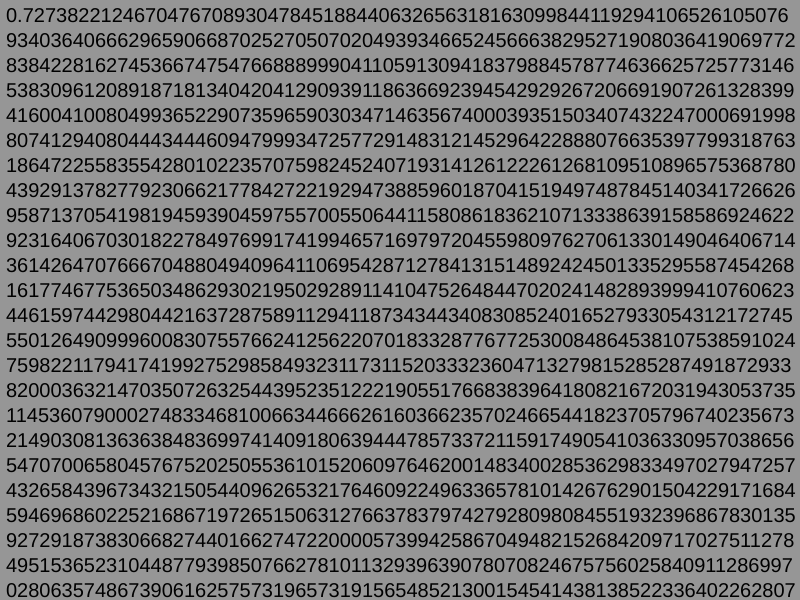
Frame 1 (no input)
Frame 60 (no input): identical to frame 1, image omitted
Frame 120 (the mouse pressed at the canvas centre since frame 60): identical to frame 1, image omitted

The p5.js sketch that drew this single still picture (run headless with seeded random() and noise() and a simulated clock; from frame 60 on, the mouse is pressed at the canvas centre):

// p5.js sketch
// ── sketch.js
function setup() {
  createCanvas(800, 600);
  rand = [];
  for (i = 0; i < 2000; i++) {
  rand.push(floor(random(0, 10)));
  }
}

function draw() {
  background(150);
  textFont("Arial", 20);
  textWrap(CHAR);
  text("0." + rand.join(""), 6, 6, width - 10);
}
